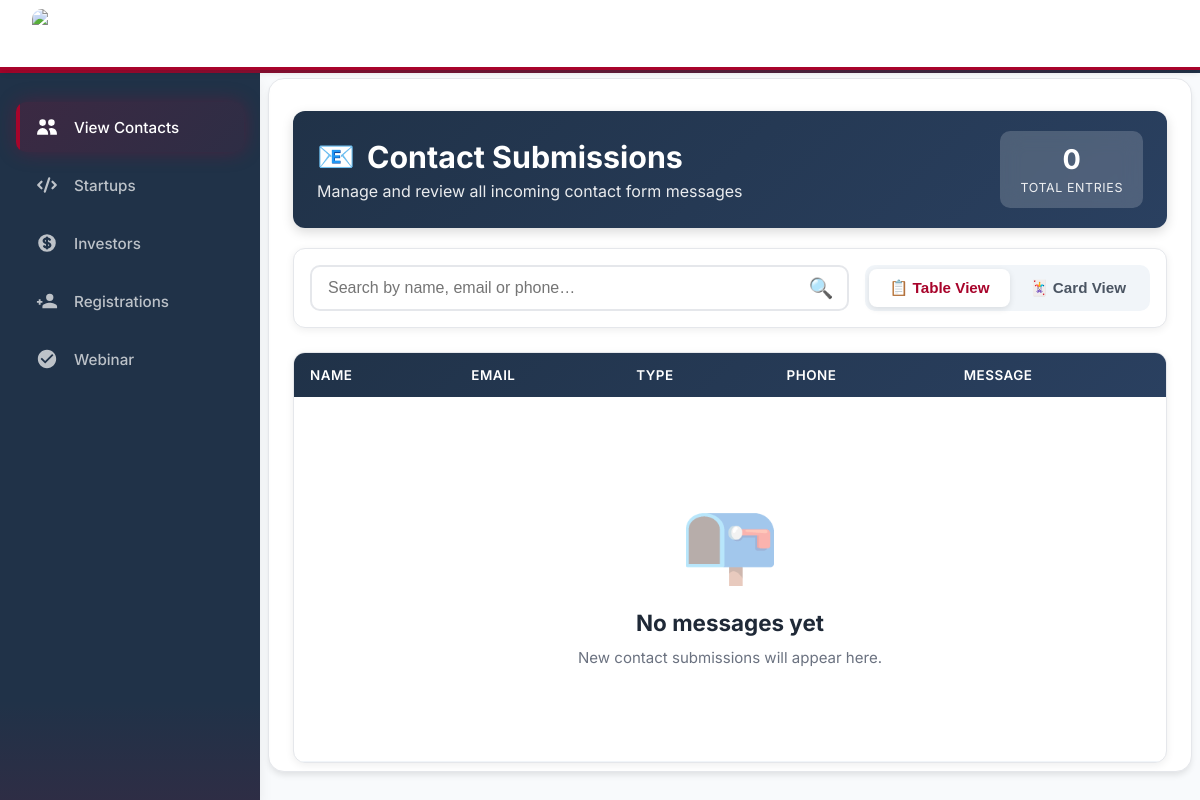
The app's page /, older data.
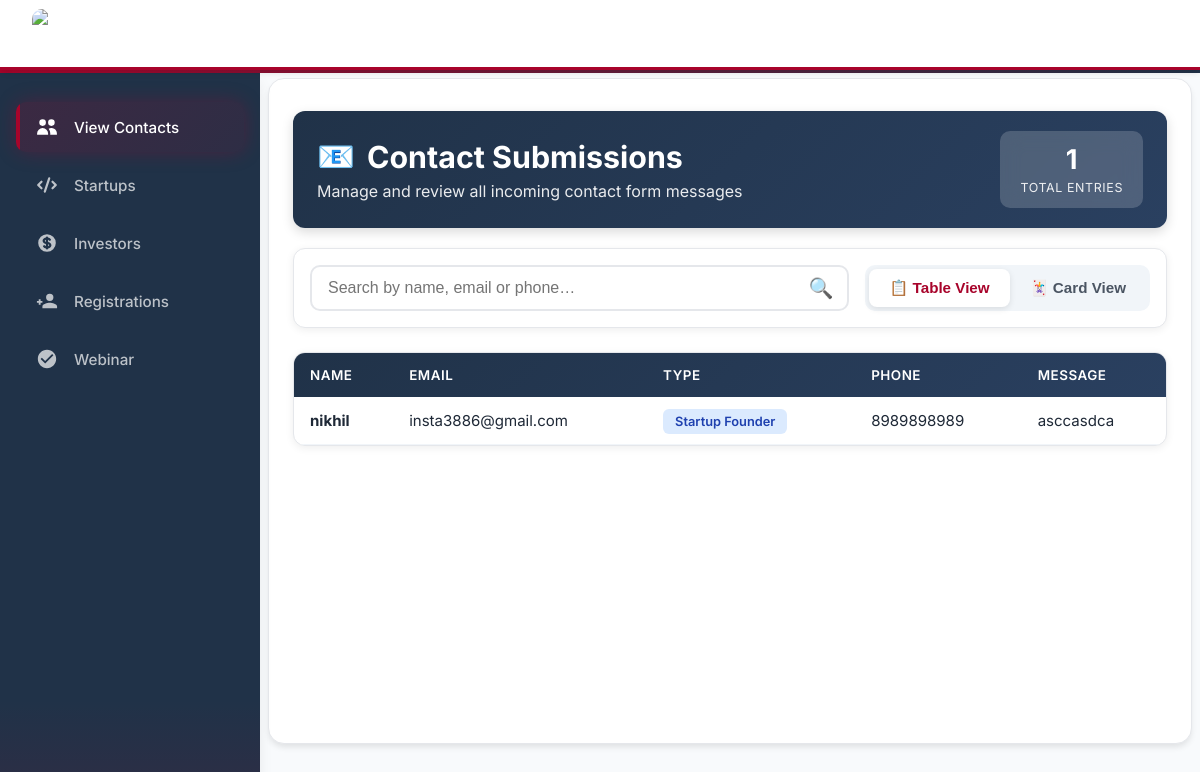
The same page, newer data.
### AurexApp/models.py (models this page shows, shortened)
class Contact(models.Model):
    name = models.CharField(max_length=200)
    email = models.EmailField()
    phone = models.CharField(max_length=20, blank=True, null=True)
    i_am_a = models.CharField(max_length=50)
    message = models.TextField()
    created_at = models.DateTimeField(auto_now_add=True)

### AurexApp/views.py (the view)
# urls.py: path("", contact_list, name="contact_list"),
def contact_list(request):
    contacts = Contact.objects.all().order_by("-id")  # latest first
    return render(request, "contact.html", {"contacts": contacts})

### AurexApp/templates/contact.html (shortened to what this page needs)
{% extends "base.html" %}
{% block content %}
<div class="container">
    <div class="header">
        <div class="header-left">
            <h1><span>📧</span> Contact Submissions</h1>
            <p>Manage and review all incoming contact form messages</p>
        </div>
        <div class="stats-badge">
            <span class="number">{{ contacts|length }}</span>
            <span class="label">Total Entries</span>
        </div>
    </div>
    <div class="controls">
        <div class="search-box">
            <input type="text" id="searchInput" placeholder="Search by name, email or phone…" onkeyup="filterContacts()">
            <span class="search-icon">🔍</span>
        </div>
        <div class="view-toggle">
            <button id="tableBtn" class="view-btn active" onclick="showTable()">📋 Table View</button>
            <button id="gridBtn" class="view-btn" onclick="showGrid()">🃏 Card View</button>
        </div>
    </div>
    <div id="tableView">
        <div class="table-wrapper">
            <table id="contactTable">
                <thead>
                    <tr>
                        <th>Name</th>
                        <th>Email</th>
                        <th>Type</th>
                        <th>Phone</th>
                        <th>Message</th>
                    </tr>
                </thead>
                <tbody id="tableBody">
                    {% for c in contacts %}
                    <tr>
                        <td><strong>{{ c.name }}</strong></td>
                        <td>{{ c.email }}</td>
                        <td><span class="type-badge">{{ c.i_am_a|default:"General" }}</span></td>
                        <td>{{ c.phone|default:"—" }}</td>
                        <td class="message-cell" title="{{ c.message|escape }}">{{ c.message|default:"—" }}</td>
                    </tr>
                    {% empty %}
                    <tr>
                        <td colspan="5">
                            <div class="empty-state">
                                <div class="empty-state-icon">📭</div>
                                <h3>No messages yet</h3>
                                <p>New contact submissions will appear here.</p>
                            </div>
                        </td>
                    </tr>
                    {% endfor %}
                </tbody>
            </table>
        </div>
    </div>
</div>
{% endblock %}

Row changes from the older to the newer data that the page shows:
added Contact: name "nikhil", email "insta3886@gmail.com", i_am_a "Startup Founder", phone "8989898989", message "asccasdca"
Text that changed along with them:
{{ contacts|length }}: "0" → "1"
text no longer shown: "📭 No messages yet New contact submissions will appear here."
